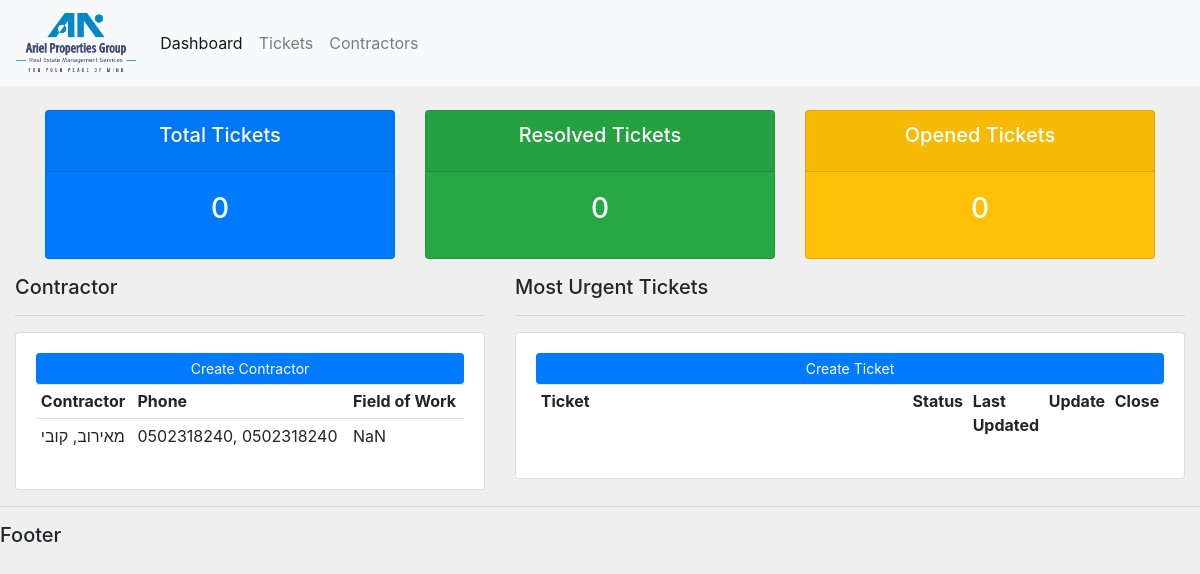
Before: / with the older database file.
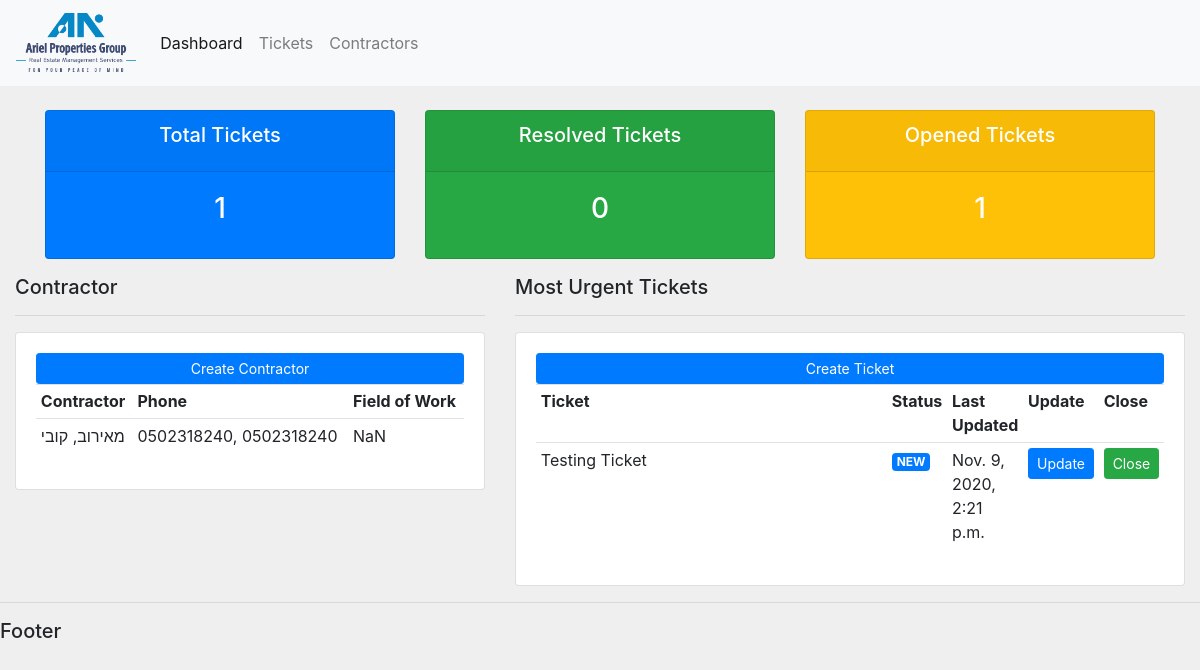
After: the same page with the newer database file.
### accounts/models.py (models this page shows, shortened)
class Contractor(models.Model):
    first_name = models.CharField(max_length=50, null=False)
    last_name = models.CharField(max_length=50, null=False)
    email = models.CharField(max_length=100, null=False)
    cellphone = models.CharField(max_length=15, null=True)
    office_phone = models.CharField(max_length=15, null=True)
    field_of_work = models.CharField(max_length=50, null=False, default='NaN')
    date_created = models.DateTimeField(auto_now_add=True, null=False)

class Ticket(models.Model):
    ticket = models.CharField(max_length=100, null=False)
    CATEGORY_CHOICES = [
        ('1', 'איטום'),
        ('2', 'אינסטלציה'),
        ('3', 'אקוסטיקה'),
        ('4', 'ביטחון'),
        ('5', 'בטיחות - אש'),
        ('6', 'בטיחות - אתר'),
        ('7', 'בינוי'),
        ('8', 'חשמל'),
        ('9', 'מיזוג אוויר'),
        ('10', 'נגישות'),
        ('11', 'ניקיון'),
        ('12', 'תאורה'),
        ('13', 'תקשורת')
    ]
    category = models.CharField(max_length=2, choices=CATEGORY_CHOICES, default='1')
    LOCATION_CHOICES = [
        ('P5', 'Parking 5'),
        ('P4', 'Parking 4'),
        ('P3', 'Parking 3'),
        ('P2', 'Parking 2'),
        ('P1', 'Parking 1'),
        ('GRND', 'Ground'),
        ('F1', 'Floor 1'),
        ('F2', 'Floor 2'),
        ('F3', 'Floor 3'),
        ('F4', 'Floor 4'),
        ('F5', 'Floor 5'),
        ('F6', 'Floor 6'),
        ('F7', 'Floor 7'),
        ('F8', 'Floor 8'),
        ('ROOF', 'Roof')
    ]
    location = models.CharField(max_length=4, choices=LOCATION_CHOICES, default='GRND')
    STATUS_CHOICES = [
        ('NEW', 'New'),
        ('WTNG', 'Waiting'),
        ('OPEN', 'Opened'),
        ('RSPD', 'Responded'),
        ('NATN', 'Needs Attention'),
        ('CLSD', 'Closed')
    ]
    status = models.CharField(max_length=4, choices=STATUS_CHOICES, default='NEW')
    priority = models.IntegerField(null=False, default=1)
    contractor = models.ForeignKey(Contractor, null=True, on_delete=models.SET_NULL)
    date_created = models.DateTimeField(auto_now_add=True, null=False)
    date_last_update = models.DateTimeField(null=True)
    date_closed = models.DateTimeField(null=True)

### accounts/views.py (the view)
# urls.py: 2. Add a URL to urlpatterns:  path('', views.home, name='home')
def home(request):
    tickets_var = Ticket.objects.all()
    contractors_var = Contractor.objects.all()
    total_tickets = tickets_var.count()
    resolved_tickets = tickets_var.filter(status='CLSD').count()
    opened_tickets = tickets_var.filter(Q(status='NEW') | Q(status='OPEN') | Q(status='RSPD') | Q(status='NATN')).count()
    context = {
        'tickets': tickets_var,
        'contractors': contractors_var,
        'total_tickets': total_tickets,
        'resolved_tickets': resolved_tickets,
        'opened_tickets': opened_tickets
    }
    return render(request, 'accounts/dashboard.html', context)

### accounts/templates/accounts/dashboard.html
{% extends 'accounts/main.html' %}
{% block content %}
{% include 'accounts/status.html' %}
<div class="container-fluid">
    <div class="row">
        <div class="col-md-5 col-xs-12">
            <h5>Contractor</h5>
            <hr>
            <div class="card card-body">
                <a class="btn btn-primary btn-sm btn-block" href="">Create Contractor</a>
                <table class="table table-sm">
                    <tr>
                        <th>Contractor</th>
                        <th>Phone</th>
                        <th>Field of Work</th>
                    </tr>
                    {% for contractor in contractors %}
                    <tr>
                        <td>{{contractor.last_name}}, {{contractor.first_name}}</td>
                        <td>{{contractor.cellphone}}, {{contractor.office_phone}}</td>
                        <td>{{contractor.field_of_work}}</td>
                    </tr>
                    {% endfor %}
                </table>
            </div>
        </div>
        <div class="col-md-7 col-xs-12">
            <h5>Most Urgent Tickets</h5>
            <hr>
            <div class="card card-body">
                <a class="btn btn-primary btn-sm btn-block" href="">Create Ticket</a>
                <table class="table table-sm">
                    <tr>
                        <th width="60%">Ticket</th>
                        <th>Status</th>
                        <th>Last Updated</th>
                        <th>Update</th>
                        <th>Close</th>
                    </tr>
                    {% for ticket in tickets %}
                    <tr>
                        <td>{{ticket.ticket}}</td>
                        <td><span class="badge badge-primary">{{ticket.status}}</span></td>
                        <td>{{ticket.date_last_update}}</td>
                        <td><a href="" class="btn btn-primary btn-sm">Update</a></td>
                        <td><a href="" class="btn btn-success btn-sm">Close</a></td>
                    </tr>
                    {% endfor %}
                </table>
            </div>
        </div>
    </div>
</div>
{% endblock %}

### accounts/templates/accounts/main.html (shortened to what this page needs)
{% load static %}
<!DOCTYPE html>
<html lang="en">
    <head>
        <link rel="stylesheet" href="https://maxcdn.bootstrapcdn.com/bootstrap/4.0.0/css/bootstrap.min.css">
        <link rel="stylesheet" type="text/css" href="{% static '/css/style.css' %}">
    </head>
    <body>
        {% include 'accounts/navbar.html' %}
        <br>
        {% block content %}
        {% endblock %}
        <hr>
        <h5>Footer</h5>
    </body>
</html>

### accounts/templates/accounts/navbar.html (shortened to what this page needs)
{% load static %}
<nav class="navbar navbar-expand-lg navbar-light bg-light">
    <a href="#" class="navbar-brand">
        <img src="{% static 'images/logo.png' %}" height="60" alt="Ariel Group">
    </a>
    <div class="collapse navbar-collapse" id="navbarNav">
        <ul class="navbar-nav">
            <li class="nav-item active">
                <a class="nav-link" href="">Dashboard <span class="sr-only">(current)</span></a>
            </li>
            <li class="nav-item">
                <a class="nav-link" href="#">Tickets</a>
            </li>
            <li class="nav-item">
                <a class="nav-link" href="#">Contractors</a>
            </li>
        </ul>
    </div>
</nav>

### accounts/templates/accounts/status.html
<div class="container">
    <div class="row">
        <div class="col-md-4">
            <div class="card text-center text-white mb-3 bg-primary" id="total-tickets">
                <div class="card-header">
                    <h5 class="card-title">Total Tickets</h5>
                </div>
                <div class="card-body">
                    <h3 class="card-title">{{total_tickets}}</h3>
                </div>
            </div>
        </div>
        <div class="col-md-4">
            <div class="card text-center text-white mb-3 bg-success" id="resolved-tickets">
                <div class="card-header">
                    <h5 class="card-title">Resolved Tickets</h5>
                </div>
                <div class="card-body">
                    <h3 class="card-title">{{resolved_tickets}}</h3>
                </div>
            </div>
        </div>
        <div class="col-md-4">
            <div class="card text-center text-white mb-3 bg-warning" id="open-tickets">
                <div class="card-header">
                    <h5 class="card-title">Opened Tickets</h5>
                </div>
                <div class="card-body">
                    <h3 class="card-title">{{opened_tickets}}</h3>
                </div>
            </div>
        </div>
    </div>
</div>

### static/css/style.css (style rules this page uses)
body { background-color: #efefef; }

Changed rows visible on the page:
added Ticket: ticket "Testing Ticket", status "NEW", date_last_update "Nov. 9, 2020, 2:21 p.m."
Other visible differences:
{{ total_tickets }}: "0" → "1"
{{ opened_tickets }}: "0" → "1"
